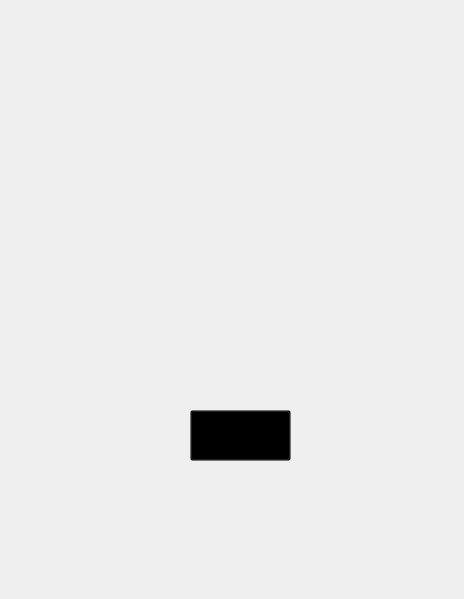
<?xml version="1.0" encoding="UTF-8"?>
<ui version="4.0">
 <class>MainWindow</class>
 <widget class="QMainWindow" name="MainWindow">
  <property name="geometry">
   <rect>
    <x>0</x>
    <y>0</y>
    <width>464</width>
    <height>599</height>
   </rect>
  </property>
  <property name="windowTitle">
   <string>MainWindow</string>
  </property>
  <widget class="QWidget" name="centralwidget">
   <widget class="QLabel" name="label">
    <property name="geometry">
     <rect>
      <x>-190</x>
      <y>0</y>
      <width>851</width>
      <height>611</height>
     </rect>
    </property>
    <property name="text">
     <string/>
    </property>
    <property name="pixmap">
     <pixmap resource="../telasa.qrc">:/telas/13 senha alcapão.jpg</pixmap>
    </property>
    <property name="scaledContents">
     <bool>true</bool>
    </property>
   </widget>
   <widget class="QPushButton" name="senhatrollButton">
    <property name="geometry">
     <rect>
      <x>190</x>
      <y>410</y>
      <width>101</width>
      <height>51</height>
     </rect>
    </property>
    <property name="styleSheet">
     <string notr="true">background-color: rgba(0,0,0,0);</string>
    </property>
    <property name="text">
     <string/>
    </property>
   </widget>
  </widget>
 </widget>
 <resources>
  <include location="../telasa.qrc"/>
 </resources>
 <connections/>
</ui>
